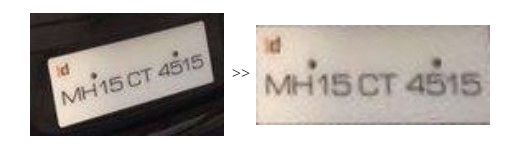
#> input picture assets/fpt.jpg, 517 x 150 px
$ python -i ptransform.py   (imports and definitions only)
#> lines starting #> are read from the running program, lines starting #| are printed output that depends on the picture; after the words box and inside, x2 and y2 are one past the last pixel; in counts of white or black regions, pixels touching at a corner belong together
#> further down, picture is the input picture: shape (150, 517, 3); mean B, G, R 178.6, 182.9, 188.5
import cv2
import imutils
import numpy as np
from skimage.filters import threshold_local
import argparse

def order_points(pts):
    # initialzie a list of coordinates that will be ordered
    # such that the first entry in the list is the top-left,
    # the second entry is the top-right, the third is the
    # bottom-right, and the fourth is the bottom-left
    rect = np.zeros((4, 2), dtype = "float32")

    # the top-left point will have the smallest sum, whereas
    # the bottom-right point will have the largest sum
    s = pts.sum(axis = 1)
    rect[0] = pts[np.argmin(s)]
    rect[2] = pts[np.argmax(s)]

    # now, compute the difference between the points, the
    # top-right point will have the smallest difference,
    # whereas the bottom-left will have the largest difference
    diff = np.diff(pts, axis = 1)
    rect[1] = pts[np.argmin(diff)]
    rect[3] = pts[np.argmax(diff)]

    # return the ordered coordinates
    return rect

def four_point_transform(image, pts):
# obtain a consistent order of the points and unpack them
# individually
    rect = order_points(pts)
    (tl, tr, br, bl) = rect

    # compute the width of the new image, which will be the
    # maximum distance between bottom-right and bottom-left
    # x-coordiates or the top-right and top-left x-coordinates
    widthA = np.sqrt(((br[0] - bl[0]) ** 2) + ((br[1] - bl[1]) ** 2))
    widthB = np.sqrt(((tr[0] - tl[0]) ** 2) + ((tr[1] - tl[1]) ** 2))
    maxWidth = max(int(widthA), int(widthB))

    # compute the height of the new image, which will be the
    # maximum distance between the top-right and bottom-right
    # y-coordinates or the top-left and bottom-left y-coordinates
    heightA = np.sqrt(((tr[0] - br[0]) ** 2) + ((tr[1] - br[1]) ** 2))
    heightB = np.sqrt(((tl[0] - bl[0]) ** 2) + ((tl[1] - bl[1]) ** 2))
    maxHeight = max(int(heightA), int(heightB))

    # now that we have the dimensions of the new image, construct
    # the set of destination points to obtain a "birds eye view",
    # (i.e. top-down view) of the image, again specifying points
    # in the top-left, top-right, bottom-right, and bottom-left
    # order
    dst = np.array([
        [0, 0],
        [maxWidth - 1, 0],
        [maxWidth - 1, maxHeight - 1],
        [0, maxHeight - 1]], dtype = "float32")

    # compute the perspective transform matrix and then apply it
    M = cv2.getPerspectiveTransform(rect, dst)
    warped = cv2.warpPerspective(image, M, (maxWidth, maxHeight))

    # return the warped image
    return warped

def persp_transform(image, mat):
    ratio = 1
    orig = image.copy()
    # mat=[[x,y],[x+w,y],[x+w,y+h],[x,y+h]]
    mat = np.array(mat)
    warped = four_point_transform(orig, mat * ratio)
    # warped = cv2.cvtColor(warped, cv2.COLOR_BGR2GRAY)
    # cv2.imshow("T", warped)
    # cv2.waitKey(0)
    return warped

# This function takes image which may contain a License plate tilted or warped as an input
# and performs perspective transformation on the input image.
def get_LP(img):

    gray1 = cv2.cvtColor(img, cv2.COLOR_BGR2GRAY)

    gray = cv2.bilateralFilter(gray1, 13, 15, 15)
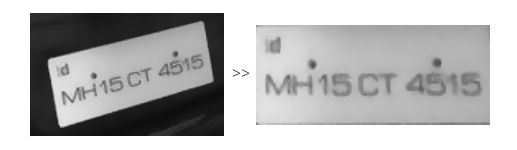
#> gray: shape (150, 517); min 13, max 255, mean 184.3

    # Thresholding
    kernel = np.ones((3, 3), np.uint8)
    nb1 = cv2.adaptiveThreshold(gray, 255, cv2.ADAPTIVE_THRESH_GAUSSIAN_C, cv2.THRESH_BINARY, 103, 7)
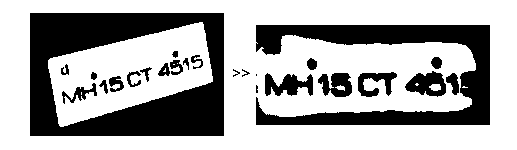
#> nb1: shape (150, 517); 66.6% white; 25 black regions (3 under 20 px), largest, box (x1, y1, x2, y2) and area: (30, 13, 224, 136) 13351, (256, 25, 490, 125) 8750, (265, 73, 313, 96) 673
    nb1 = cv2.dilate(nb1, kernel)
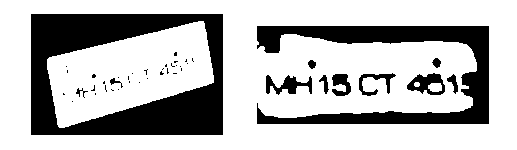
#> nb1: shape (150, 517); 72.1% white; 44 black regions (32 under 20 px), largest, box (x1, y1, x2, y2) and area: (31, 14, 223, 135) 12177, (257, 26, 489, 124) 7467, (407, 73, 445, 95) 453
    _, nb2 = cv2.threshold(gray, (np.max(nb1)-np.min(nb1))//2, 255, cv2.THRESH_OTSU + cv2.THRESH_BINARY)
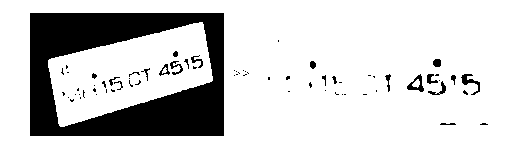
#> nb2: shape (150, 517); 81.1% white; 70 black regions (50 under 20 px), largest, box (x1, y1, x2, y2) and area: (30, 13, 224, 136) 13425, (461, 74, 480, 95) 133, (407, 74, 424, 92) 125
    nb = cv2.bitwise_and(nb1, nb2)
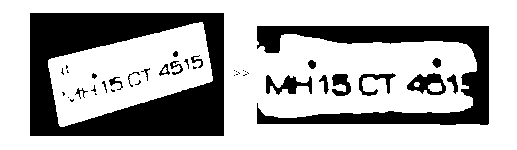
#> nb: shape (150, 517); 70.1% white; 41 black regions (21 under 20 px)

    # masking out LP
    contours = cv2.findContours(nb.copy(),cv2.RETR_TREE,cv2.CHAIN_APPROX_SIMPLE)
#> contours = 58 contours, 33 with area under 20; largest, box (x1, y1, x2, y2) and area: (0, 0, 517, 150) 76884, (29, 12, 225, 137) 24178, (48, 22, 213, 127) 10221, (256, 25, 490, 126) 8063, (406, 72, 447, 96) 644
    contours = imutils.grab_contours(contours)
    contours = sorted(contours,key=cv2.contourArea, reverse = True)[:10]
#> contours = 10 contours; largest, box (x1, y1, x2, y2) and area: (0, 0, 517, 150) 76884, (29, 12, 225, 137) 24178, (48, 22, 213, 127) 10221, (256, 25, 490, 126) 8063, (406, 72, 447, 96) 644

    approx = cv2.convexHull(contours[0])
#> approx = [[516, 0], [516, 149], [0, 149], [0, 0]]
    mask = np.zeros(nb.shape,np.uint8)
    new_image = cv2.drawContours(mask, [approx], 0,255,-1,)
#> new_image: shape (150, 517); every value is 255
    masked_image = cv2.bitwise_and(nb,nb,mask=mask)

    # Converting quadrilateral into rectangle
    contours=cv2.findContours(masked_image.copy(),cv2.RETR_TREE,
                                                cv2.CHAIN_APPROX_SIMPLE)
#> contours = 58 contours, 33 with area under 20; largest, box (x1, y1, x2, y2) and area: (0, 0, 517, 150) 76884, (29, 12, 225, 137) 24178, (48, 22, 213, 127) 10221, (256, 25, 490, 126) 8063, (406, 72, 447, 96) 644
    contours = imutils.grab_contours(contours)
    contours = sorted(contours,key=cv2.contourArea, reverse = True)[:10]
#> contours = 10 contours; largest, box (x1, y1, x2, y2) and area: (0, 0, 517, 150) 76884, (29, 12, 225, 137) 24178, (48, 22, 213, 127) 10221, (256, 25, 490, 126) 8063, (406, 72, 447, 96) 644
    screenCnt = None

    for el in np.arange(0.012, 0.50, 0.002):
        peri = cv2.arcLength(contours[0], True)
        approx = cv2.approxPolyDP(contours[0], el * peri, True)
        if len(approx) == 4:
            screenCnt = approx
            # print("GOT APPROX = 4")
            break
    else:
        # print("DIDN'T GET")
        return False, None
#> this loop made 1 pass

    # print(screenCnt)

    # Perspective transformation
    return True, persp_transform(img, [screenCnt[0][0], screenCnt[1][0], screenCnt[2][0], screenCnt[3][0]])
#> in persp_transform, `mat = np.array(mat)`: mat = [[0, 0], [0, 149], [516, 149], [516, 0]]
#> in order_points, `s = pts.sum(axis = 1)`: s = [0, 149, 665, 516]
#> in order_points, `diff = np.diff(pts, axis = 1)`: diff = [0, 149, -367, -516]
#> in four_point_transform, `rect = order_points(pts)`: rect = [[0, 0], [516, 0], [516, 149], [0, 149]]
#> in four_point_transform, `(tl, tr, br, bl) = rect`: tl = [0, 0]; tr = [516, 0]; br = [516, 149]; bl = [0, 149]
#> in four_point_transform, `widthA = np.sqrt(((br[0] - bl[0]) ** 2) + ((br[1] - bl[1]) ** 2))`: widthA = 516
#> in four_point_transform, `heightA = np.sqrt(((tr[0] - br[0]) ** 2) + ((tr[1] - br[1]) ** 2))`: heightA = 149
#> in four_point_transform, `dst = np.array([ [0, 0], [maxWidth - 1, 0], [maxWidth - 1, maxHeight -..`: dst = [[0, 0], [515, 0], [515, 148], [0, 148]]
#> in four_point_transform, `M = cv2.getPerspectiveTransform(rect, dst)`: M = [[0.998, 0, 0], [0, 0.993, 0], [0, 0, 1]]

>>> import cv2
>>> picture = cv2.imread('assets/fpt.jpg')
>>> result = get_LP(picture)

$ run again, on assets/g1.png
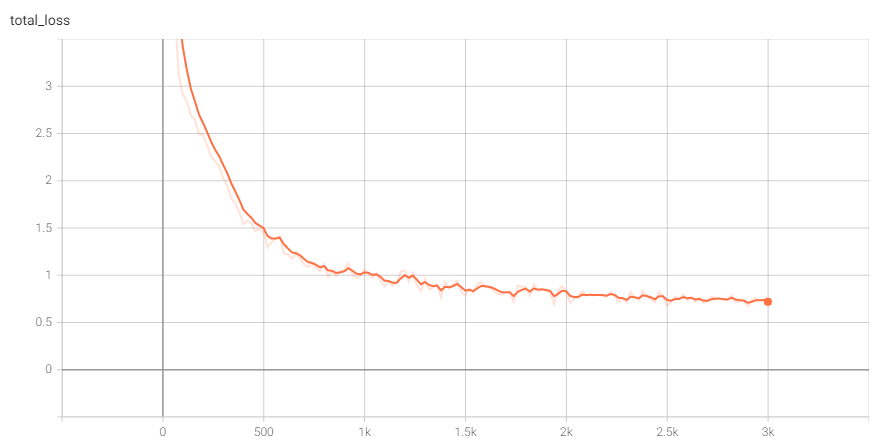
#> input picture assets/g1.png, 882 x 438 px
#> picture is the input picture: shape (438, 882, 3); mean B, G, R 252.2, 252.4, 253.2
#> in get_LP, `nb1 = cv2.adaptiveThreshold(gray, 255, cv2.ADAPTIVE_THRESH_GAUSSIAN_C,..`:
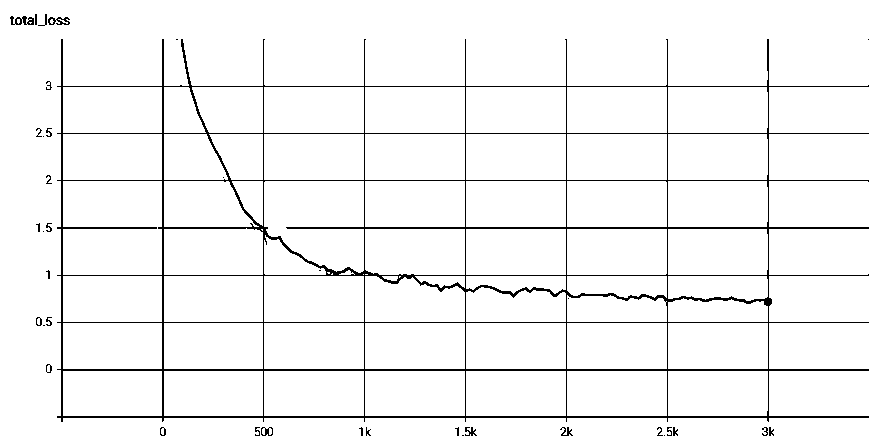
#> nb1: shape (438, 882); 95.9% white; black in thin lines or dots
#> in get_LP, `_, nb2 = cv2.threshold(gray, (np.max(nb1)-np.min(nb1))//2, 255, cv2.TH..`:
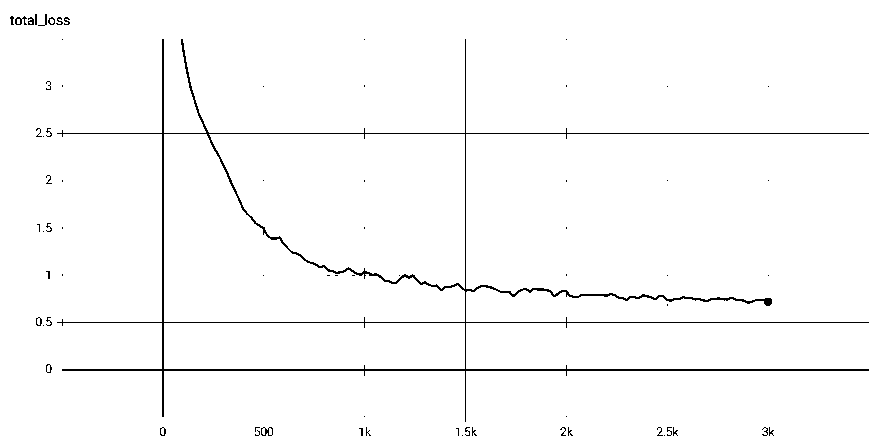
#> nb2: shape (438, 882); 98.2% white; black in thin lines or dots
#> nb: shape (438, 882); 98.2% white; black in thin lines or dots
#> in get_LP, `contours = cv2.findContours(nb.copy(),cv2.RETR_TREE,cv2.CHAIN_APPROX_S..`: contours = 125 contours, 96 with area under 20; largest, box (x1, y1, x2, y2) and area: (0, 0, 882, 438) 384997, (56, 38, 870, 423) 78622, (209, 134, 465, 289) 29755, (164, 134, 465, 322) 25218, (164, 323, 465, 369) 13484
#> in get_LP, `contours = sorted(contours,key=cv2.contourArea, reverse = True)[:10]`: contours = 10 contours; largest, box (x1, y1, x2, y2) and area: (0, 0, 882, 438) 384997, (56, 38, 870, 423) 78622, (209, 134, 465, 289) 29755, (164, 134, 465, 322) 25218, (164, 323, 465, 369) 13484
#> in get_LP, `approx = cv2.convexHull(contours[0])`: approx = [[881, 0], [881, 437], [0, 437], [0, 0]]
#> new_image: shape (438, 882); every value is 255
#> in get_LP, `contours=cv2.findContours(masked_image.copy(),cv2.RETR_TREE, cv2.CHAIN..`: contours = 125 contours, 96 with area under 20; largest, box (x1, y1, x2, y2) and area: (0, 0, 882, 438) 384997, (56, 38, 870, 423) 78622, (209, 134, 465, 289) 29755, (164, 134, 465, 322) 25218, (164, 323, 465, 369) 13484
#> in get_LP, `contours = sorted(contours,key=cv2.contourArea, reverse = True)[:10]`: contours = 10 contours; largest, box (x1, y1, x2, y2) and area: (0, 0, 882, 438) 384997, (56, 38, 870, 423) 78622, (209, 134, 465, 289) 29755, (164, 134, 465, 322) 25218, (164, 323, 465, 369) 13484
#> the loop in get_LP, `for el in np.arange(0.012, 0.50, 0.002):` made 1 pass
#> (peri, screenCnt) on pass 1: (2636, [[0, 0], [0, 437], [881, 437], [881, 0]])
#> mat = [[0, 0], [0, 437], [881, 437], [881, 0]]
#> s = [0, 437, 1318, 881]
#> diff = [0, 437, -444, -881]
#> rect = [[0, 0], [881, 0], [881, 437], [0, 437]]
#> tl = [0, 0]; tr = [881, 0]; br = [881, 437]; bl = [0, 437]
#> widthA = 881
#> heightA = 437
#> dst = [[0, 0], [880, 0], [880, 436], [0, 436]]
#> M = [[0.999, 0, 0], [0, 0.998, 0], [0, 0, 1]]

$ run again, on assets/g2.png
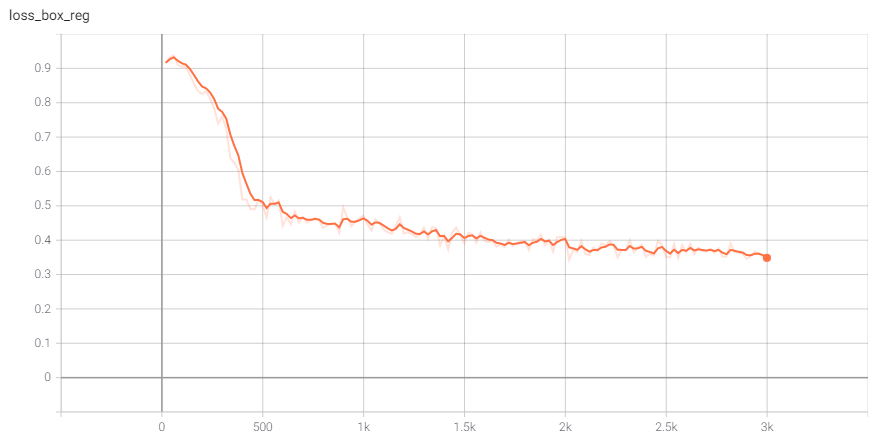
#> input picture assets/g2.png, 877 x 432 px
#> picture is the input picture: shape (432, 877, 3); mean B, G, R 251.7, 252, 252.7
#> in get_LP, `nb1 = cv2.adaptiveThreshold(gray, 255, cv2.ADAPTIVE_THRESH_GAUSSIAN_C,..`:
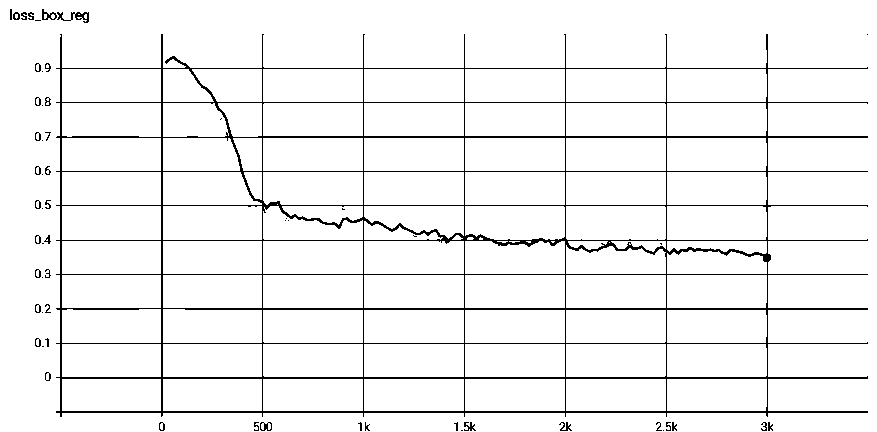
#> nb1: shape (432, 877); 94.9% white; black in thin lines or dots
#> in get_LP, `_, nb2 = cv2.threshold(gray, (np.max(nb1)-np.min(nb1))//2, 255, cv2.TH..`:
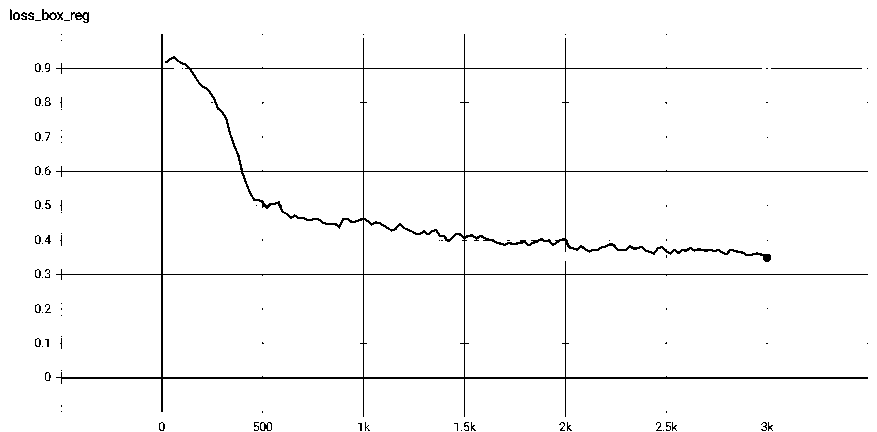
#> nb2: shape (432, 877); 97.6% white; black in thin lines or dots
#> nb: shape (432, 877); 97.6% white; black in thin lines or dots
#> in get_LP, `contours = cv2.findContours(nb.copy(),cv2.RETR_TREE,cv2.CHAIN_APPROX_S..`: contours = 173 contours, 118 with area under 20; largest, box (x1, y1, x2, y2) and area: (0, 0, 877, 432) 377556, (55, 33, 869, 418) 122922, (163, 275, 363, 377) 20092, (163, 172, 363, 274) 14976, (192, 69, 363, 171) 14022
#> in get_LP, `contours = sorted(contours,key=cv2.contourArea, reverse = True)[:10]`: contours = 10 contours; largest, box (x1, y1, x2, y2) and area: (0, 0, 877, 432) 377556, (55, 33, 869, 418) 122922, (163, 275, 363, 377) 20092, (163, 172, 363, 274) 14976, (192, 69, 363, 171) 14022
#> in get_LP, `approx = cv2.convexHull(contours[0])`: approx = [[876, 0], [876, 431], [0, 431], [0, 0]]
#> new_image: shape (432, 877); every value is 255
#> in get_LP, `contours=cv2.findContours(masked_image.copy(),cv2.RETR_TREE, cv2.CHAIN..`: contours = 173 contours, 118 with area under 20; largest, box (x1, y1, x2, y2) and area: (0, 0, 877, 432) 377556, (55, 33, 869, 418) 122922, (163, 275, 363, 377) 20092, (163, 172, 363, 274) 14976, (192, 69, 363, 171) 14022
#> in get_LP, `contours = sorted(contours,key=cv2.contourArea, reverse = True)[:10]`: contours = 10 contours; largest, box (x1, y1, x2, y2) and area: (0, 0, 877, 432) 377556, (55, 33, 869, 418) 122922, (163, 275, 363, 377) 20092, (163, 172, 363, 274) 14976, (192, 69, 363, 171) 14022
#> the loop in get_LP, `for el in np.arange(0.012, 0.50, 0.002):` made 1 pass
#> (peri, screenCnt) on pass 1: (2614, [[0, 0], [0, 431], [876, 431], [876, 0]])
#> mat = [[0, 0], [0, 431], [876, 431], [876, 0]]
#> s = [0, 431, 1307, 876]
#> diff = [0, 431, -445, -876]
#> rect = [[0, 0], [876, 0], [876, 431], [0, 431]]
#> tl = [0, 0]; tr = [876, 0]; br = [876, 431]; bl = [0, 431]
#> widthA = 876
#> heightA = 431
#> dst = [[0, 0], [875, 0], [875, 430], [0, 430]]
#> M = [[0.999, 0, 0], [0, 0.998, 0], [0, 0, 1]]
